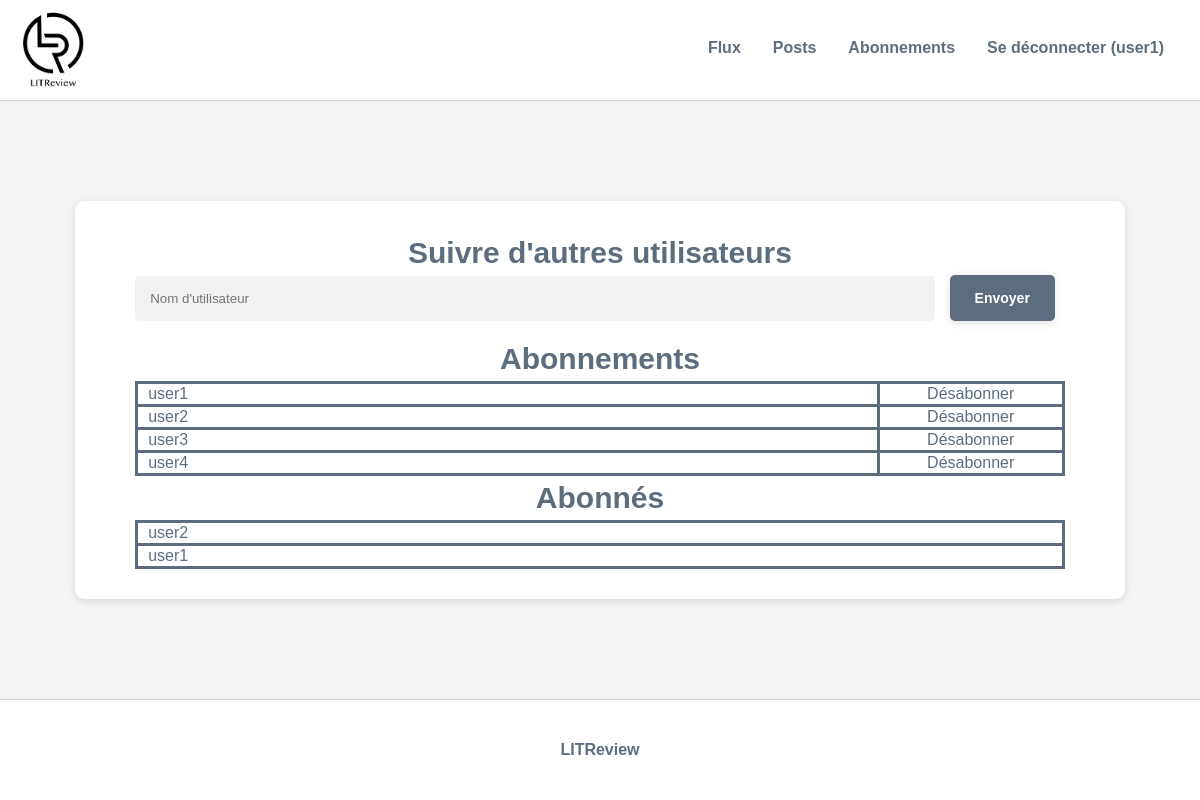
Page /subscriptions/ (signed in) on the earlier database version.
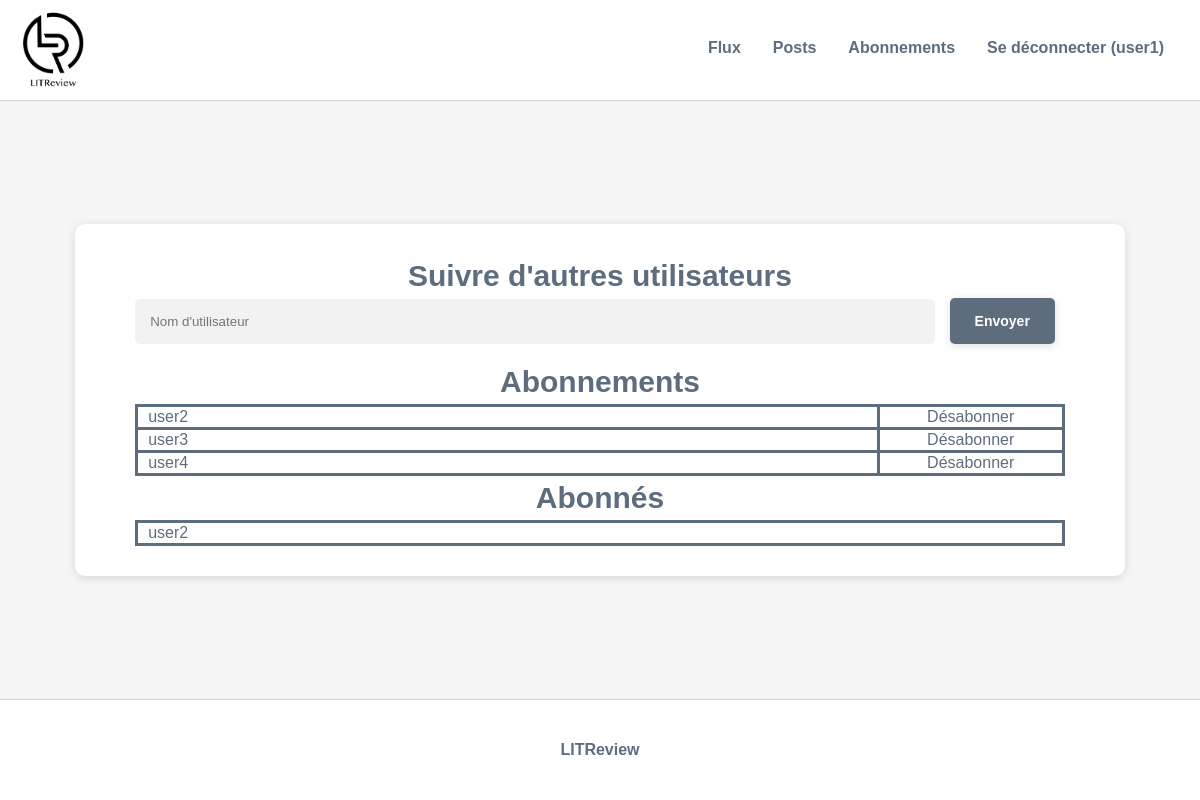
Same page on the later database version.
### blog/models.py (models this page shows, shortened)
class UserFollows(models.Model):
    user = models.ForeignKey(
        to=settings.AUTH_USER_MODEL, on_delete=models.CASCADE, related_name='following')
    followed_user = models.ForeignKey(
        to=settings.AUTH_USER_MODEL, on_delete=models.CASCADE, related_name='followed_by')
    class Meta:
        unique_together = ('user', 'followed_user', )

### blog/views.py (the view, shortened to what this page needs)
# urls.py: path('subscriptions/', blog.views.subscriptions, name='subscriptions'),
@login_required
def subscriptions(request):
    connected_user = request.user
    all_followers = UserFollows.objects.filter(followed_user=connected_user)
    all_followed = UserFollows.objects.filter(user=connected_user)
    return render(
        request, 'blog/subscriptions.html', context={'all_followers': all_followers, 'all_followed': all_followed})

### blog/templates/blog/subscriptions.html (shortened to what this page needs)
{% extends 'base.html' %}
{% block content %}
    <div class="page_container">
        <h1>Suivre d'autres utilisateurs</h1>
        <form method="POST" class="subscription_form">
            <input type="text" name="username" id="username" placeholder="Nom d'utilisateur">
            <button type="submit" class="button">Envoyer</button>
        </form>
        <h1>Abonnements</h1>
        <table class="subscriptions_table">
            <tbody>
            {% for followed in all_followed %}
                <tr>
                    <td>{{ followed.followed_user }}</td>
                    <td><a href="{% url 'unsubscribe' followed.id %}">Désabonner</a></td>
                </tr>
            {% endfor %}
            </tbody>
        </table>
        <h1>Abonnés</h1>
        <table class="subscriptions_table">
            <tbody>
            {% for follower in all_followers %}
                <tr>
                    <td>{{ follower.user }}</td>
                </tr>
            {% endfor %}
            </tbody>
        </table>
    </div>
{% endblock content %}

Differences in the rows shown:
removed UserFollows: followed_user "user1", user "user1"
